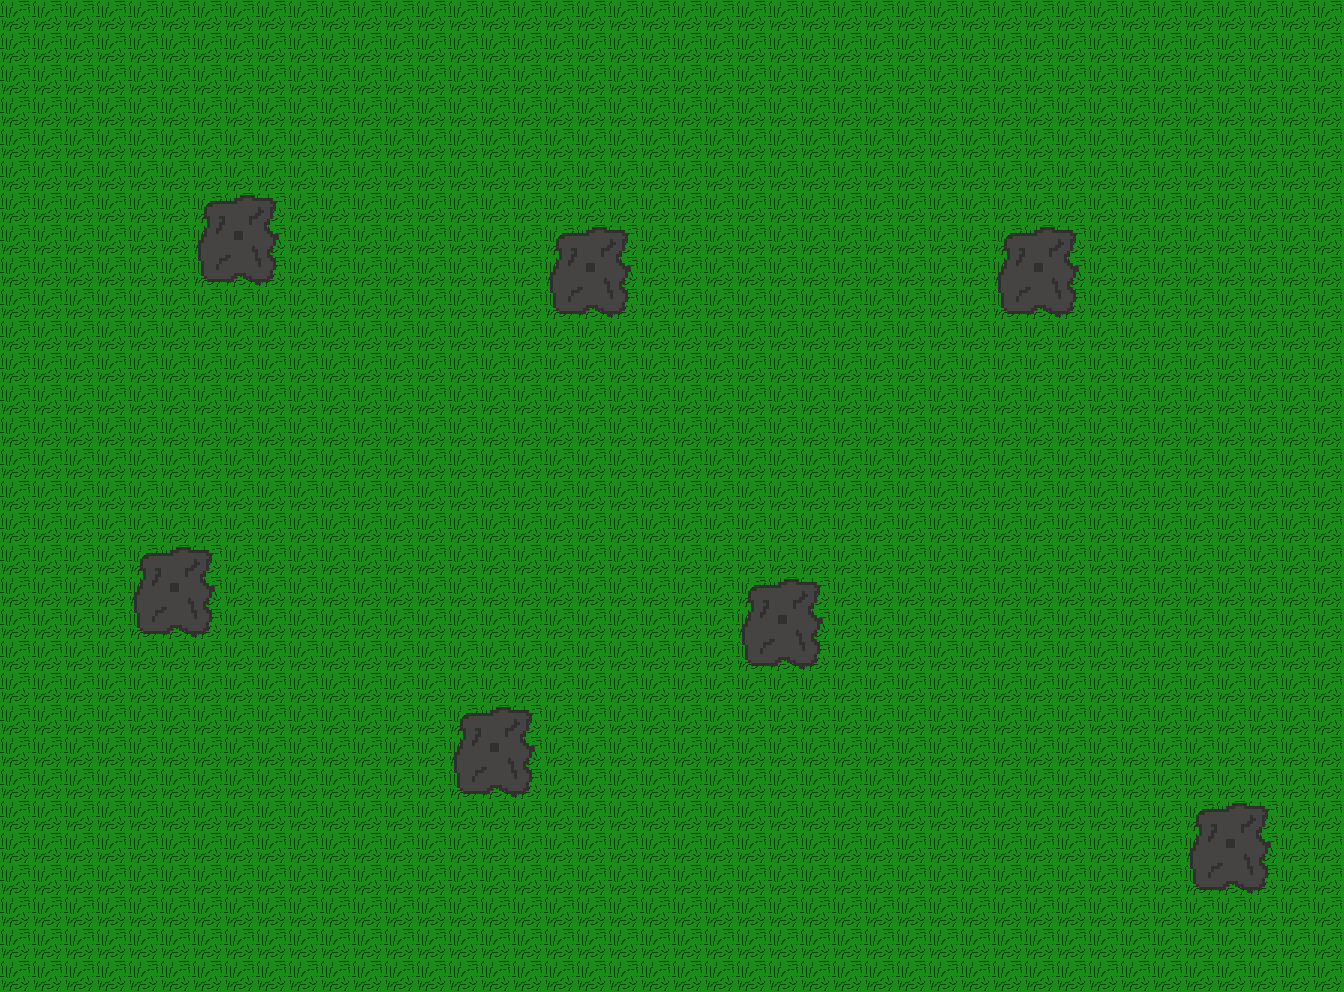

This is a level from a 2D game, rendered from its Tiled map with the project's own tilesets. A one-line summary and the complete map file follow:
An orthogonal 42x31 tile map with 32x32 px tiles, 2 tile layers (grass, rocks), 2 tilesets.

<map version="1.0" tiledversion="1.0.1" orientation="orthogonal" renderorder="right-down" width="42" height="31" tilewidth="32" tileheight="32" backgroundcolor="#808080" nextobjectid="1">
 <tileset firstgid="1" source="grassTiles.tsx" />
 <tileset firstgid="3" source="rockTiles.tsx" />
 <layer name="grass" width="42" height="31">
  <data encoding="csv">
1,1,1,1,1,1,1,1,1,1,1,1,1,1,1,1,1,1,1,1,1,1,1,1,1,1,1,1,1,1,1,1,1,1,1,1,1,1,1,1,1,1,
1,1,1,1,1,1,1,1,1,1,1,1,1,1,1,1,1,1,1,1,1,1,1,1,1,1,1,1,1,1,1,1,1,1,1,1,1,1,1,1,1,1,
1,1,1,1,1,1,1,1,1,1,1,1,1,1,1,1,1,1,1,1,1,1,1,1,1,1,1,1,1,1,1,1,1,1,1,1,1,1,1,1,1,1,
1,1,1,1,1,1,1,1,1,1,1,1,1,1,1,1,1,1,1,1,1,1,1,1,1,1,1,1,1,1,1,1,1,1,1,1,1,1,1,1,1,1,
1,1,1,1,1,1,1,1,1,1,1,1,1,1,1,1,1,1,1,1,1,1,1,1,1,1,1,1,1,1,1,1,1,1,1,1,1,1,1,1,1,1,
1,1,1,1,1,1,1,1,1,1,1,1,1,1,1,1,1,1,1,1,1,1,1,1,1,1,1,1,1,1,1,1,1,1,1,1,1,1,1,1,1,1,
1,1,1,1,1,1,1,1,1,1,1,1,1,1,1,1,1,1,1,1,1,1,1,1,1,1,1,1,1,1,1,1,1,1,1,1,1,1,1,1,1,1,
1,1,1,1,1,1,1,1,1,1,1,1,1,1,1,1,1,1,1,1,1,1,1,1,1,1,1,1,1,1,1,1,1,1,1,1,1,1,1,1,1,1,
1,1,1,1,1,1,1,1,1,1,1,1,1,1,1,1,1,1,1,1,1,1,1,1,1,1,1,1,1,1,1,1,1,1,1,1,1,1,1,1,1,1,
1,1,1,1,1,1,1,1,1,1,1,1,1,1,1,1,1,1,1,1,1,1,1,1,1,1,1,1,1,1,1,1,1,1,1,1,1,1,1,1,1,1,
1,1,1,1,1,1,1,1,1,1,1,1,1,1,1,1,1,1,1,1,1,1,1,1,1,1,1,1,1,1,1,1,1,1,1,1,1,1,1,1,1,1,
1,1,1,1,1,1,1,1,1,1,1,1,1,1,1,1,1,1,1,1,1,1,1,1,1,1,1,1,1,1,1,1,1,1,1,1,1,1,1,1,1,1,
1,1,1,1,1,1,1,1,1,1,1,1,1,1,1,1,1,1,1,1,1,1,1,1,1,1,1,1,1,1,1,1,1,1,1,1,1,1,1,1,1,1,
1,1,1,1,1,1,1,1,1,1,1,1,1,1,1,1,1,1,1,1,1,1,1,1,1,1,1,1,1,1,1,1,1,1,1,1,1,1,1,1,1,1,
1,1,1,1,1,1,1,1,1,1,1,1,1,1,1,1,1,1,1,1,1,1,1,1,1,1,1,1,1,1,1,1,1,1,1,1,1,1,1,1,1,1,
1,1,1,1,1,1,1,1,1,1,1,1,1,1,1,1,1,1,1,1,1,1,1,1,1,1,1,1,1,1,1,1,1,1,1,1,1,1,1,1,1,1,
1,1,1,1,1,1,1,1,1,1,1,1,1,1,1,1,1,1,1,1,1,1,1,1,1,1,1,1,1,1,1,1,1,1,1,1,1,1,1,1,1,1,
1,1,1,1,1,1,1,1,1,1,1,1,1,1,1,1,1,1,1,1,1,1,1,1,1,1,1,1,1,1,1,1,1,1,1,1,1,1,1,1,1,1,
1,1,1,1,1,1,1,1,1,1,1,1,1,1,1,1,1,1,1,1,1,1,1,1,1,1,1,1,1,1,1,1,1,1,1,1,1,1,1,1,1,1,
1,1,1,1,1,1,1,1,1,1,1,1,1,1,1,1,1,1,1,1,1,1,1,1,1,1,1,1,1,1,1,1,1,1,1,1,1,1,1,1,1,1,
1,1,1,1,1,1,1,1,1,1,1,1,1,1,1,1,1,1,1,1,1,1,1,1,1,1,1,1,1,1,1,1,1,1,1,1,1,1,1,1,1,1,
1,1,1,1,1,1,1,1,1,1,1,1,1,1,1,1,1,1,1,1,1,1,1,1,1,1,1,1,1,1,1,1,1,1,1,1,1,1,1,1,1,1,
1,1,1,1,1,1,1,1,1,1,1,1,1,1,1,1,1,1,1,1,1,1,1,1,1,1,1,1,1,1,1,1,1,1,1,1,1,1,1,1,1,1,
1,1,1,1,1,1,1,1,1,1,1,1,1,1,1,1,1,1,1,1,1,1,1,1,1,1,1,1,1,1,1,1,1,1,1,1,1,1,1,1,1,1,
1,1,1,1,1,1,1,1,1,1,1,1,1,1,1,1,1,1,1,1,1,1,1,1,1,1,1,1,1,1,1,1,1,1,1,1,1,1,1,1,1,1,
1,1,1,1,1,1,1,1,1,1,1,1,1,1,1,1,1,1,1,1,1,1,1,1,1,1,1,1,1,1,1,1,1,1,1,1,1,1,1,1,1,1,
1,1,1,1,1,1,1,1,1,1,1,1,1,1,1,1,1,1,1,1,1,1,1,1,1,1,1,1,1,1,1,1,1,1,1,1,1,1,1,1,1,1,
1,1,1,1,1,1,1,1,1,1,1,1,1,1,1,1,1,1,1,1,1,1,1,1,1,1,1,1,1,1,1,1,1,1,1,1,1,1,1,1,1,1,
1,1,1,1,1,1,1,1,1,1,1,1,1,1,1,1,1,1,1,1,1,1,1,1,1,1,1,1,1,1,1,1,1,1,1,1,1,1,1,1,1,1,
1,1,1,1,1,1,1,1,1,1,1,1,1,1,1,1,1,1,1,1,1,1,1,1,1,1,1,1,1,1,1,1,1,1,1,1,1,1,1,1,1,1,
1,1,1,1,1,1,1,1,1,1,1,1,1,1,1,1,1,1,1,1,1,1,1,1,1,1,1,1,1,1,1,1,1,1,1,1,1,1,1,1,1,1
</data>
 </layer>
 <layer name="rocks" width="42" height="31">
  <data encoding="csv">
0,0,0,0,0,0,0,0,0,0,0,0,0,0,0,0,0,0,0,0,0,0,0,0,0,0,0,0,0,0,0,0,0,0,0,0,0,0,0,0,0,0,
0,0,0,0,0,0,0,0,0,0,0,0,0,0,0,0,0,0,0,0,0,0,0,0,0,0,0,0,0,0,0,0,0,0,0,0,0,0,0,0,0,0,
0,0,0,0,0,0,0,0,0,0,0,0,0,0,0,0,0,0,0,0,0,0,0,0,0,0,0,0,0,0,0,0,0,0,0,0,0,0,0,0,0,0,
0,0,0,0,0,0,0,0,0,0,0,0,0,0,0,0,0,0,0,0,0,0,0,0,0,0,0,0,0,0,0,0,0,0,0,0,0,0,0,0,0,0,
0,0,0,0,0,0,0,0,0,0,0,0,0,0,0,0,0,0,0,0,0,0,0,0,0,0,0,0,0,0,0,0,0,0,0,0,0,0,0,0,0,0,
0,0,0,0,0,0,0,0,0,0,0,0,0,0,0,0,0,0,0,0,0,0,0,0,0,0,0,0,0,0,0,0,0,0,0,0,0,0,0,0,0,0,
0,0,0,0,0,0,3,4,5,0,0,0,0,0,0,0,0,0,0,0,0,0,0,0,0,0,0,0,0,0,0,0,0,0,0,0,0,0,0,0,0,0,
0,0,0,0,0,0,6,7,8,0,0,0,0,0,0,0,0,3,4,5,0,0,0,0,0,0,0,0,0,0,0,3,4,5,0,0,0,0,0,0,0,0,
0,0,0,0,0,0,9,10,11,0,0,0,0,0,0,0,0,6,7,8,0,0,0,0,0,0,0,0,0,0,0,6,7,8,0,0,0,0,0,0,0,0,
0,0,0,0,0,0,0,0,0,0,0,0,0,0,0,0,0,9,10,11,0,0,0,0,0,0,0,0,0,0,0,9,10,11,0,0,0,0,0,0,0,0,
0,0,0,0,0,0,0,0,0,0,0,0,0,0,0,0,0,0,0,0,0,0,0,0,0,0,0,0,0,0,0,0,0,0,0,0,0,0,0,0,0,0,
0,0,0,0,0,0,0,0,0,0,0,0,0,0,0,0,0,0,0,0,0,0,0,0,0,0,0,0,0,0,0,0,0,0,0,0,0,0,0,0,0,0,
0,0,0,0,0,0,0,0,0,0,0,0,0,0,0,0,0,0,0,0,0,0,0,0,0,0,0,0,0,0,0,0,0,0,0,0,0,0,0,0,0,0,
0,0,0,0,0,0,0,0,0,0,0,0,0,0,0,0,0,0,0,0,0,0,0,0,0,0,0,0,0,0,0,0,0,0,0,0,0,0,0,0,0,0,
0,0,0,0,0,0,0,0,0,0,0,0,0,0,0,0,0,0,0,0,0,0,0,0,0,0,0,0,0,0,0,0,0,0,0,0,0,0,0,0,0,0,
0,0,0,0,0,0,0,0,0,0,0,0,0,0,0,0,0,0,0,0,0,0,0,0,0,0,0,0,0,0,0,0,0,0,0,0,0,0,0,0,0,0,
0,0,0,0,0,0,0,0,0,0,0,0,0,0,0,0,0,0,0,0,0,0,0,0,0,0,0,0,0,0,0,0,0,0,0,0,0,0,0,0,0,0,
0,0,0,0,3,4,5,0,0,0,0,0,0,0,0,0,0,0,0,0,0,0,0,0,0,0,0,0,0,0,0,0,0,0,0,0,0,0,0,0,0,0,
0,0,0,0,6,7,8,0,0,0,0,0,0,0,0,0,0,0,0,0,0,0,0,3,4,5,0,0,0,0,0,0,0,0,0,0,0,0,0,0,0,0,
0,0,0,0,9,10,11,0,0,0,0,0,0,0,0,0,0,0,0,0,0,0,0,6,7,8,0,0,0,0,0,0,0,0,0,0,0,0,0,0,0,0,
0,0,0,0,0,0,0,0,0,0,0,0,0,0,0,0,0,0,0,0,0,0,0,9,10,11,0,0,0,0,0,0,0,0,0,0,0,0,0,0,0,0,
0,0,0,0,0,0,0,0,0,0,0,0,0,0,0,0,0,0,0,0,0,0,0,0,0,0,0,0,0,0,0,0,0,0,0,0,0,0,0,0,0,0,
0,0,0,0,0,0,0,0,0,0,0,0,0,0,3,4,5,0,0,0,0,0,0,0,0,0,0,0,0,0,0,0,0,0,0,0,0,0,0,0,0,0,
0,0,0,0,0,0,0,0,0,0,0,0,0,0,6,7,8,0,0,0,0,0,0,0,0,0,0,0,0,0,0,0,0,0,0,0,0,0,0,0,0,0,
0,0,0,0,0,0,0,0,0,0,0,0,0,0,9,10,11,0,0,0,0,0,0,0,0,0,0,0,0,0,0,0,0,0,0,0,0,0,0,0,0,0,
0,0,0,0,0,0,0,0,0,0,0,0,0,0,0,0,0,0,0,0,0,0,0,0,0,0,0,0,0,0,0,0,0,0,0,0,0,3,4,5,0,0,
0,0,0,0,0,0,0,0,0,0,0,0,0,0,0,0,0,0,0,0,0,0,0,0,0,0,0,0,0,0,0,0,0,0,0,0,0,6,7,8,0,0,
0,0,0,0,0,0,0,0,0,0,0,0,0,0,0,0,0,0,0,0,0,0,0,0,0,0,0,0,0,0,0,0,0,0,0,0,0,9,10,11,0,0,
0,0,0,0,0,0,0,0,0,0,0,0,0,0,0,0,0,0,0,0,0,0,0,0,0,0,0,0,0,0,0,0,0,0,0,0,0,0,0,0,0,0,
0,0,0,0,0,0,0,0,0,0,0,0,0,0,0,0,0,0,0,0,0,0,0,0,0,0,0,0,0,0,0,0,0,0,0,0,0,0,0,0,0,0,
0,0,0,0,0,0,0,0,0,0,0,0,0,0,0,0,0,0,0,0,0,0,0,0,0,0,0,0,0,0,0,0,0,0,0,0,0,0,0,0,0,0
</data>
 </layer>
</map>
